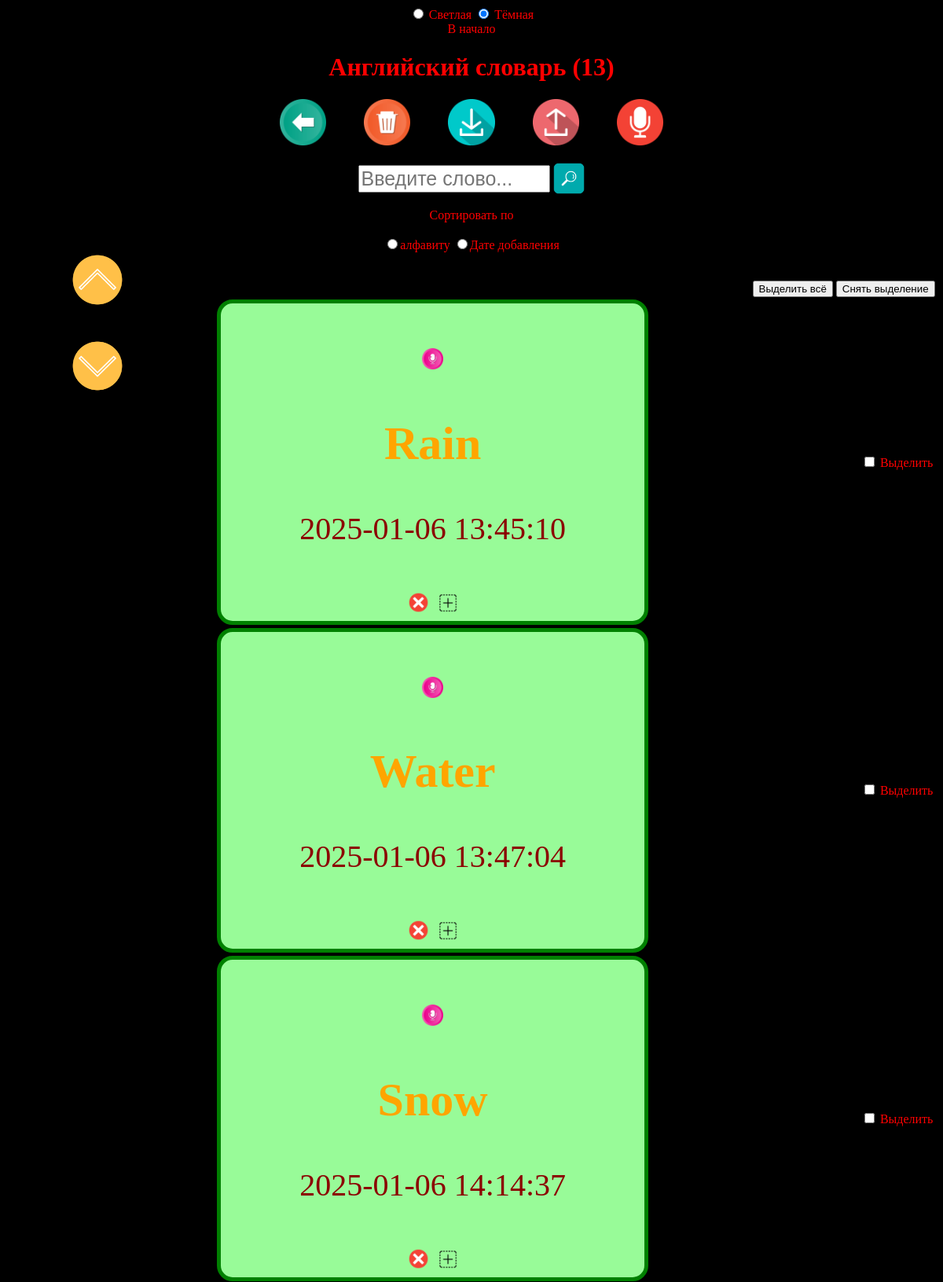
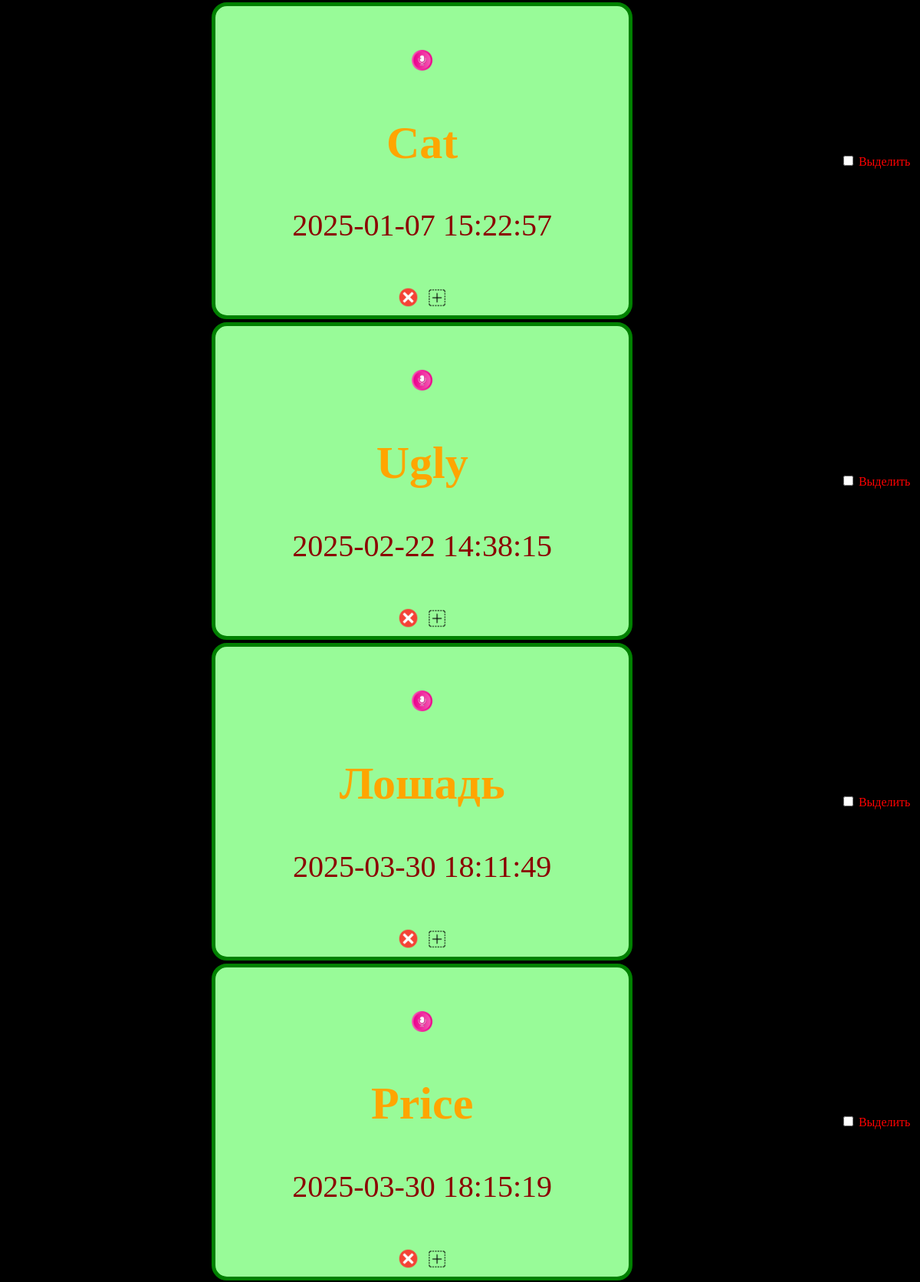
Screenshot of /dictionary/EN/ (upper part) with the database file from the repository (2 pictures, top to bottom).
### tables this page shows
CREATE TABLE words( id integer primary key autoincrement, original text, translate text, transcription varchar(50), lang varchar(2), date_to_add datetime default current_timestamp, is_forgotten integer default false);

### main.py (the view)
@app.route('/dictionary/<dictionary_lang_code>/', methods=['GET'])
def show_dictionary(dictionary_lang_code: str):
  db = help_funcs.connect_to_db()
  words = db.query_execute(queries.SELECT_ALL_WORDS, params=(dictionary_lang_code,), is_fetch_all=True)
  return render_template('dictionary.html', words=words, dictionary_lang_name=ForeignLang.get_lang_by_code(dictionary_lang_code),
                         dictionary_lang_code=dictionary_lang_code, href_back='/dictionaries/')

### database/database.py (called while the page is built)
	def create_table(self, table_name: str, fields: Dict[str, str]):
		fields_str = '( '
		for field_name, field_type in fields.items():
			fields_str += field_name + ' ' + field_type + ', '
		fields_str = fields_str[:len(fields_str) - 2]
		fields_str += ');'
		query = f'CREATE TABLE IF NOT EXISTS {table_name}{fields_str}'
		self.__cursor.execute(query)
		self.__coon.commit()

	def query_execute(self, query: str, params: Union[List[Iterable], tuple] = None, is_ext=False, is_fetch_one=False, is_fetch_all=False):
		if is_ext:
			func = self.__cursor.executemany
		else:
			func = self.__cursor.execute
		if params:
			func(query, params)
		else:
			func(query)
		if is_fetch_one:
			data = self.__cursor.fetchone()
			return data
		elif is_fetch_all:
			data = self.__cursor.fetchall()
			return data
		else:
			self.__coon.commit()

	def __del__(self):
		self.__cursor.close()
		self.__coon.close()

### foreign_lang.py (called while the page is built)
	@staticmethod
	def get_lang_by_code(code: str) -> Union[str, None]:
		for _lang in ForeignLang:
			if code == _lang.name:
				return _lang.value
		return None

### help_funcs.py (called while the page is built)
def connect_to_db(db_name: str = config.PATH_TO_DB) -> database.DB:
	db = database.DB(db_name)
	return db

### templates/dictionary.html (shortened to what this page needs)
<!DOCTYPE html>
<html lang="en">
<head>
    <link rel="stylesheet" href="{{ url_for('static', filename='css/dictionary.css') }}">
    <link rel="stylesheet" href="{{ url_for('static', filename='css/index.css') }}">
</head>
<body oncontextmenu="return false;">
    <div class="container">
        {% include 'theme.html' %}
        <h1>{{ 'Найдено' if is_search else dictionary_lang_name + ' словарь' }} ({{words|length}})</h1>
        {% if words|length > 0 %}
            <a href="/dictionaries/"><img title="К выбору словаря" src="{{url_for('static', filename='img/back_icon.png')}}"></a>
            <img title="Удалить всё" src="{{url_for('static', filename='img/delete_all_icon.png')}}" onclick="deleteWord(0, '', '{{dictionary_lang_code}}');">
            <a href="/dictionary/{{dictionary_lang_code}}/download/"><img title="Скачать словарь" src="{{url_for('static', filename='img/download_icon.png')}}"></a>
            <a href="/dictionary/{{dictionary_lang_code}}/upload/"><img title="Загрузить словарь" src="{{url_for('static', filename='img/upload_icon.png')}}"></a>
            <img id="saying-words-img" title="Произнести все слова по порядку" src="{{url_for('static', filename='img/start_saying_words.png')}}" onclick="startStopSayingAllWords();">
            <br><br>
            <input id="search-input" type="text" placeholder="Введите слово...">
            <img id="search-img" title="Поиск" src="{{url_for('static', filename='img/search_icon.png')}}" onclick="findWordCard();">
            <br><br>
            <label>Сортировать по</label><br><br>
            <input id="alphabet" type="radio" value="alphabet" name="sort_by" onclick="sortWords();"><label for="alphabet">алфавиту</label>
            <input id="date_to_add" type="radio" value="date_to_add" name="sort_by" onclick="sortWords('date');"><label for="date_to_add">Дате добавления</label>
            {% include 'up_down_scroll.html' %}
        {% else %}
            <a href="/dictionary/{{dictionary_lang_code}}/upload/"><img title="Загрузить словарь" src="{{url_for('static', filename='img/upload_icon.png')}}"></a>
        {% endif %}
        <br><br><br>
        <div style="margin-left: 80%;">
            <input type="button" value="Выделить всё" onclick="checkedWords.forEach(item => item.checked = true);">
            <input type="button" value="Снять выделение" onclick="checkedWords.forEach(item => item.checked = false);">
        </div>
        <table id="words-table">
            {% for word in words %}
            <tr>
                <td>
                    <div class="word-card">
                        <br>
                        <img class="word-say" title="Произнести на {{dictionary_lang_code}}" src="{{url_for('static', filename='img/say_word_icon.png')}}" onclick="sayWord('{{word.1}}', '{{dictionary_lang_code}}');">
                        <h2 class="word" title="Клик для перевода" data-trans="{{word.2}}" onclick="swapWords(this);" oncontextmenu="copyTextToClipBoard(this.innerHTML);">{{word.1}}</h2>
                        <label class="date-to-add">{{word.5}}</label><br><br>
                        <img class="word-delete" title="Удалить" src="{{url_for('static', filename='img/delete_word_icon.png')}}" onclick="deleteWord({{word.0}}, '{{word.1}}', '{{dictionary_lang_code}}');"/>
                        <a class="word-change" href="/dictionary/{{dictionary_lang_code}}/change/{{word.0}}/{{word.1}}/{{word.2}}/{{word.3 if word.3 else 'ES'}}/"><img title="Изменить" src="{{url_for('static', filename='img/change_word_icon.png')}}"/></a>
                    </div>
                </td>
                <td>
                    <input id="word-{{loop.index0}}" class="word-checker" type="checkbox">
                    <label for="word-{{loop.index0}}">Выделить</label>
                </td>
            </tr>
            {% endfor %}
        </table>
        <hr><br><br><br>
    </div>
</body>
</html>

### static/css/dictionary.css (style rules this page uses)
body { background: black; }
.container { color: red; text-align: center; }
#words-table { width: 100%; text-align: center; }
.word-card { width: 50%; color: Orange; background: PaleGreen; font-family: 'Times New Roman', 'Verdana', sans-serif; font-size: 40px; margin-right: auto; margin-left: auto; border: 5px solid green; border-radius: 20px; }
.date-to-add { color: DarkRed; }
.word { cursor: pointer; }
#search-input { width: 20%; font-size: 25px; vertical-align: middle; }
#search-img { width: 40px; height: 40px; vertical-align: middle; }

### static/css/index.css (style rules this page uses)
body { background: black; }
.container { color: red; text-align: center; }
a { text-decoration:none; color: black; }
img { width: 5%; height: 5%; cursor: pointer; }

### rows the page displays
words: original "Rain", date_to_add "2025-01-06 13:45:10"
words: original "Water", date_to_add "2025-01-06 13:47:04"
words: original "Snow", date_to_add "2025-01-06 14:14:37"
words: original "Cat", date_to_add "2025-01-07 15:22:57"
words: original "Ugly", date_to_add "2025-02-22 14:38:15"
words: original "Лошадь", date_to_add "2025-03-30 18:11:49"
words: original "Price", date_to_add "2025-03-30 18:15:19"

### other values shown
{{ 'Найдено' if is_search else dictionary_lang_name + ' словарь' }} "Английский словарь"
{{ words|length }} "13"
